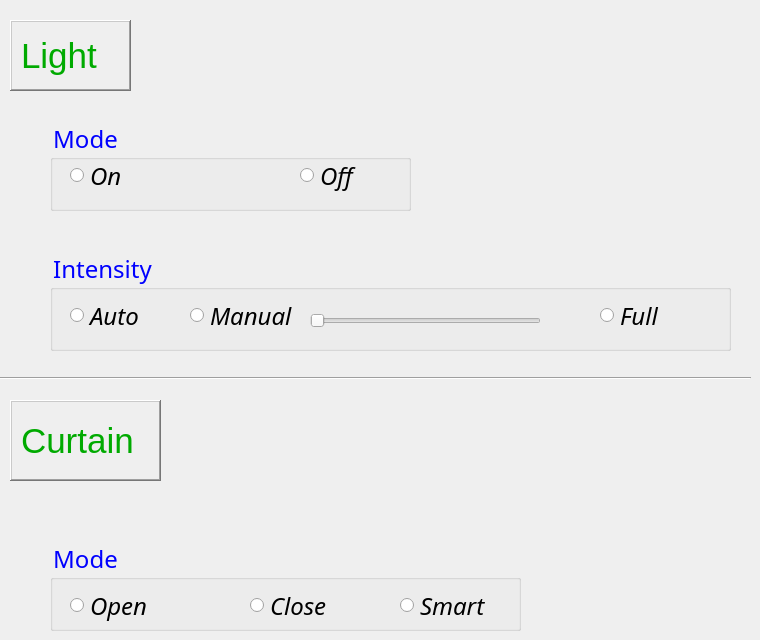
    <widget class="QWidget" name="tab_5">
     <attribute name="title">
      <string>Room 2</string>
     </attribute>
     <widget class="QGroupBox" name="groupBox_9">
      <property name="geometry">
       <rect>
        <x>50</x>
        <y>120</y>
        <width>361</width>
        <height>91</height>
       </rect>
      </property>
      <property name="font">
       <font>
        <family>MV Boli</family>
        <pointsize>18</pointsize>
        <weight>50</weight>
        <italic>false</italic>
        <bold>false</bold>
       </font>
      </property>
      <property name="styleSheet">
       <string notr="true">font: 18pt &quot;MV Boli&quot;;
color: rgb(0, 0, 255);</string>
      </property>
      <property name="title">
       <string>Mode</string>
      </property>
      <widget class="QRadioButton" name="radioButton_18">
       <property name="geometry">
        <rect>
         <x>20</x>
         <y>20</y>
         <width>81</width>
         <height>71</height>
        </rect>
       </property>
       <property name="font">
        <font>
         <family>Imprint MT Shadow</family>
         <pointsize>18</pointsize>
         <weight>50</weight>
         <italic>true</italic>
         <bold>false</bold>
        </font>
       </property>
       <property name="styleSheet">
        <string notr="true">font: italic 18pt &quot;Imprint MT Shadow&quot;;
color:rgb(0, 0, 0);</string>
       </property>
       <property name="text">
        <string>On</string>
       </property>
      </widget>
      <widget class="QRadioButton" name="radioButton_19">
       <property name="geometry">
        <rect>
         <x>250</x>
         <y>20</y>
         <width>61</width>
         <height>71</height>
        </rect>
       </property>
       <property name="font">
        <font>
         <family>Imprint MT Shadow</family>
         <pointsize>18</pointsize>
         <weight>50</weight>
         <italic>true</italic>
         <bold>false</bold>
        </font>
       </property>
       <property name="styleSheet">
        <string notr="true">font: italic 18pt &quot;Imprint MT Shadow&quot;;
color:rgb(0, 0, 0);</string>
       </property>
       <property name="text">
        <string>Off</string>
       </property>
      </widget>
     </widget>
     <widget class="QGroupBox" name="groupBox_10">
      <property name="geometry">
       <rect>
        <x>50</x>
        <y>250</y>
        <width>681</width>
        <height>101</height>
       </rect>
      </property>
      <property name="font">
       <font>
        <family>MV Boli</family>
        <pointsize>18</pointsize>
        <weight>50</weight>
        <italic>false</italic>
        <bold>false</bold>
       </font>
      </property>
      <property name="styleSheet">
       <string notr="true">font: 18pt &quot;MV Boli&quot;;
color: rgb(0, 0, 255);</string>
      </property>
      <property name="title">
       <string>Intensity</string>
      </property>
      <property name="flat">
       <bool>false</bool>
      </property>
      <widget class="QRadioButton" name="radioButton_20">
       <property name="geometry">
        <rect>
         <x>20</x>
         <y>30</y>
         <width>82</width>
         <height>71</height>
        </rect>
       </property>
       <property name="font">
        <font>
         <family>Imprint MT Shadow</family>
         <pointsize>18</pointsize>
         <weight>50</weight>
         <italic>true</italic>
         <bold>false</bold>
        </font>
       </property>
       <property name="styleSheet">
        <string notr="true">font: italic 18pt &quot;Imprint MT Shadow&quot;;
color:rgb(0, 0, 0);</string>
       </property>
       <property name="text">
        <string>Auto</string>
       </property>
       <property name="checked">
        <bool>false</bool>
       </property>
       <property name="autoExclusive">
        <bool>true</bool>
       </property>
      </widget>
      <widget class="QRadioButton" name="radioButton_21">
       <property name="geometry">
        <rect>
         <x>140</x>
         <y>30</y>
         <width>121</width>
         <height>71</height>
        </rect>
       </property>
       <property name="font">
        <font>
         <family>Imprint MT Shadow</family>
         <pointsize>18</pointsize>
         <weight>50</weight>
         <italic>true</italic>
         <bold>false</bold>
        </font>
       </property>
       <property name="styleSheet">
        <string notr="true">font: italic 18pt &quot;Imprint MT Shadow&quot;;
color:rgb(0, 0, 0);</string>
       </property>
       <property name="text">
        <string>Manual</string>
       </property>
      </widget>
      <widget class="QSlider" name="horizontalSlider_4">
       <property name="enabled">
        <bool>false</bool>
       </property>
       <property name="geometry">
        <rect>
         <x>260</x>
         <y>40</y>
         <width>231</width>
         <height>61</height>
        </rect>
       </property>
       <property name="maximumSize">
        <size>
         <width>16777215</width>
         <height>16777215</height>
        </size>
       </property>
       <property name="sizeIncrement">
        <size>
         <width>0</width>
         <height>0</height>
        </size>
       </property>
       <property name="font">
        <font>
         <family>Imprint MT Shadow</family>
         <pointsize>18</pointsize>
         <weight>50</weight>
         <italic>true</italic>
         <bold>false</bold>
        </font>
       </property>
       <property name="styleSheet">
        <string notr="true">font: italic 18pt &quot;Imprint MT Shadow&quot;;
color:rgb(0, 0, 0);</string>
       </property>
       <property name="maximum">
        <number>10</number>
       </property>
       <property name="pageStep">
        <number>1</number>
       </property>
       <property name="sliderPosition">
        <number>0</number>
       </property>
       <property name="orientation">
        <enum>Qt::Horizontal</enum>
       </property>
       <property name="invertedAppearance">
        <bool>false</bool>
       </property>
       <property name="invertedControls">
        <bool>false</bool>
       </property>
      </widget>
      <widget class="QRadioButton" name="radioButton_22">
       <property name="geometry">
        <rect>
         <x>550</x>
         <y>30</y>
         <width>91</width>
         <height>71</height>
        </rect>
       </property>
       <property name="font">
        <font>
         <family>Imprint MT Shadow</family>
         <pointsize>18</pointsize>
         <weight>50</weight>
         <italic>true</italic>
         <bold>false</bold>
        </font>
       </property>
       <property name="styleSheet">
        <string notr="true">font: italic 18pt &quot;Imprint MT Shadow&quot;;
color:rgb(0, 0, 0);</string>
       </property>
       <property name="text">
        <string>Full</string>
       </property>
      </widget>
     </widget>
     <widget class="QLabel" name="labe_8">
      <property name="geometry">
       <rect>
        <x>10</x>
        <y>20</y>
        <width>121</width>
        <height>71</height>
       </rect>
      </property>
      <property name="font">
       <font>
        <family>MS Shell Dlg 2</family>
        <pointsize>26</pointsize>
        <weight>50</weight>
        <italic>false</italic>
        <bold>false</bold>
       </font>
      </property>
      <property name="autoFillBackground">
       <bool>false</bool>
      </property>
      <property name="styleSheet">
       <string notr="true">font: 26pt &quot;MS Shell Dlg 2&quot;;
color: rgb(0, 170, 0);</string>
      </property>
      <property name="frameShape">
       <enum>QFrame::WinPanel</enum>
      </property>
      <property name="frameShadow">
       <enum>QFrame::Raised</enum>
      </property>
      <property name="lineWidth">
       <number>1</number>
      </property>
      <property name="midLineWidth">
       <number>0</number>
      </property>
      <property name="text">
       <string>Light</string>
      </property>
     </widget>
     <widget class="QLabel" name="label_10">
      <property name="geometry">
       <rect>
        <x>10</x>
        <y>400</y>
        <width>151</width>
        <height>81</height>
       </rect>
      </property>
      <property name="font">
       <font>
        <family>MS Shell Dlg 2</family>
        <pointsize>26</pointsize>
        <weight>50</weight>
        <italic>false</italic>
        <bold>false</bold>
       </font>
      </property>
      <property name="styleSheet">
       <string notr="true">font: 26pt &quot;MS Shell Dlg 2&quot;;
color: rgb(0, 170, 0);</string>
      </property>
      <property name="frameShape">
       <enum>QFrame::WinPanel</enum>
      </property>
      <property name="frameShadow">
       <enum>QFrame::Raised</enum>
      </property>
      <property name="text">
       <string>Curtain</string>
      </property>
     </widget>
     <widget class="QGroupBox" name="groupBox_11">
      <property name="geometry">
       <rect>
        <x>50</x>
        <y>540</y>
        <width>471</width>
        <height>91</height>
       </rect>
      </property>
      <property name="font">
       <font>
        <family>MV Boli</family>
        <pointsize>18</pointsize>
        <weight>50</weight>
        <italic>false</italic>
        <bold>false</bold>
       </font>
      </property>
      <property name="styleSheet">
       <string notr="true">font: 18pt &quot;MV Boli&quot;;
color: rgb(0, 0, 255);</string>
      </property>
      <property name="title">
       <string>Mode</string>
      </property>
      <widget class="QRadioButton" name="radioButton_23">
       <property name="geometry">
        <rect>
         <x>200</x>
         <y>30</y>
         <width>101</width>
         <height>71</height>
        </rect>
       </property>
       <property name="font">
        <font>
         <family>Imprint MT Shadow</family>
         <pointsize>18</pointsize>
         <weight>50</weight>
         <italic>true</italic>
         <bold>false</bold>
        </font>
       </property>
       <property name="styleSheet">
        <string notr="true">font: italic 18pt &quot;Imprint MT Shadow&quot;;
color:rgb(0, 0, 0);</string>
       </property>
       <property name="text">
        <string>Close</string>
       </property>
      </widget>
      <widget class="QRadioButton" name="radioButton1_3">
       <property name="geometry">
        <rect>
         <x>20</x>
         <y>30</y>
         <width>101</width>
         <height>71</height>
        </rect>
       </property>
       <property name="font">
        <font>
         <family>Imprint MT Shadow</family>
         <pointsize>18</pointsize>
         <weight>50</weight>
         <italic>true</italic>
         <bold>false</bold>
        </font>
       </property>
       <property name="styleSheet">
        <string notr="true">font: italic 18pt &quot;Imprint MT Shadow&quot;;
color:rgb(0, 0, 0);</string>
       </property>
       <property name="text">
        <string>Open</string>
       </property>
       <property name="checkable">
        <bool>true</bool>
       </property>
       <property name="checked">
        <bool>false</bool>
       </property>
       <property name="autoRepeat">
        <bool>false</bool>
       </property>
       <property name="autoExclusive">
        <bool>true</bool>
       </property>
      </widget>
      <widget class="QRadioButton" name="radioButton_24">
       <property name="geometry">
        <rect>
         <x>350</x>
         <y>30</y>
         <width>111</width>
         <height>71</height>
        </rect>
       </property>
       <property name="font">
        <font>
         <family>Imprint MT Shadow</family>
         <pointsize>18</pointsize>
         <weight>50</weight>
         <italic>true</italic>
         <bold>false</bold>
        </font>
       </property>
       <property name="styleSheet">
        <string notr="true">font: italic 18pt &quot;Imprint MT Shadow&quot;;
color:rgb(0, 0, 0);</string>
       </property>
       <property name="text">
        <string>Smart</string>
       </property>
      </widget>
     </widget>
     <widget class="Line" name="line_3">
      <property name="geometry">
       <rect>
        <x>0</x>
        <y>370</y>
        <width>751</width>
        <height>16</height>
       </rect>
      </property>
      <property name="frameShadow">
       <enum>QFrame::Sunken</enum>
      </property>
      <property name="orientation">
       <enum>Qt::Horizontal</enum>
      </property>
     </widget>
    </widget>
